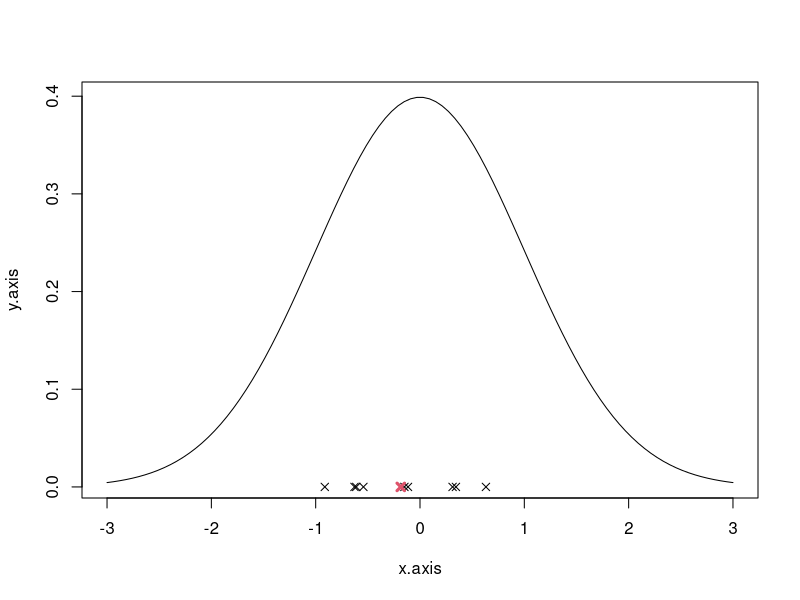
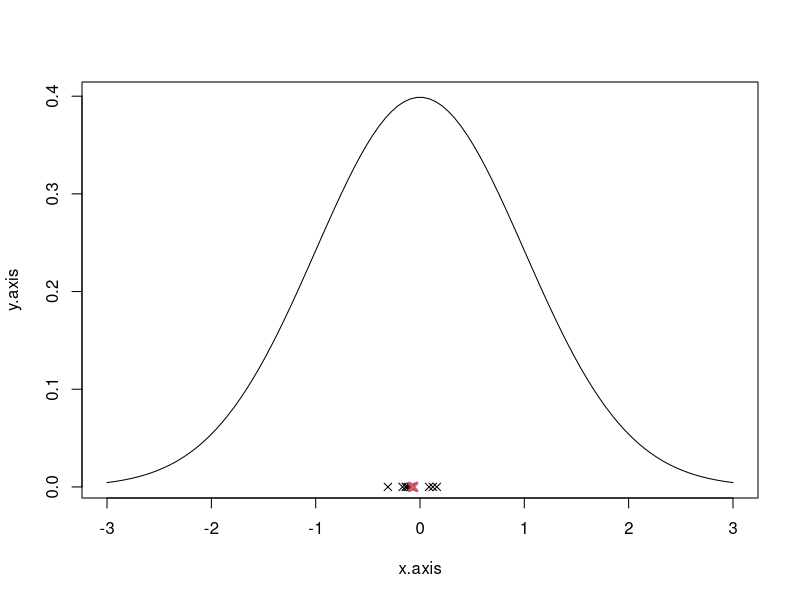
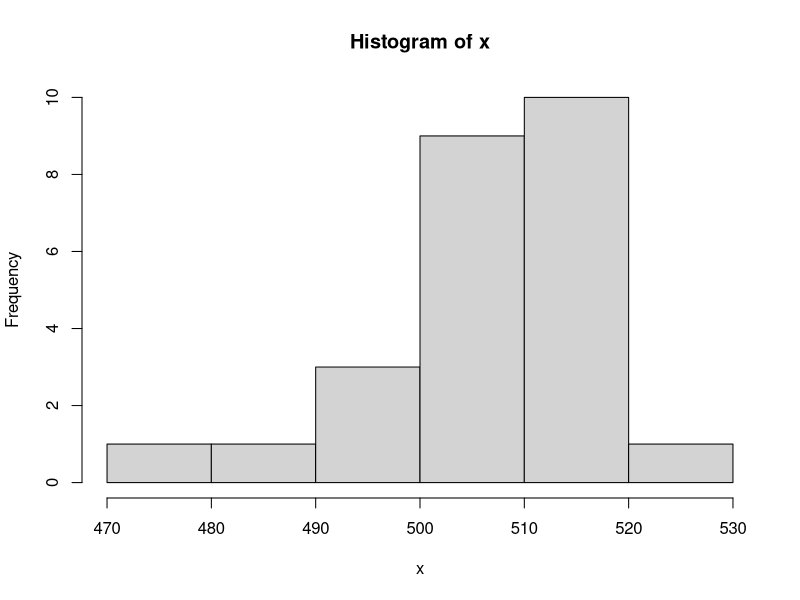
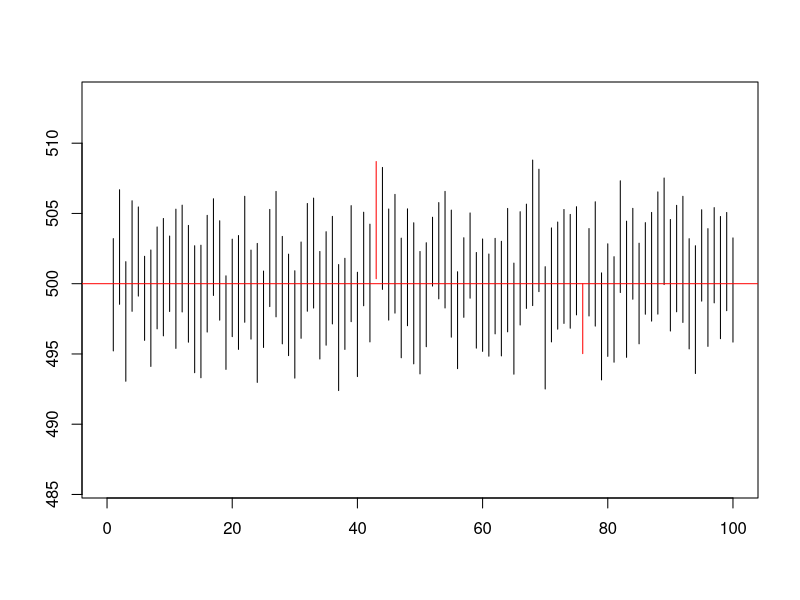

Generate these figures, in order, with R:
## ---- chunk 1
fib<-c(0,1)
# in R the vectors are index starting from 1
for(j in 3:10){
  fib[j]<-fib[j-1]+fib[j-2]
}
print(fib)
## ---- chunk 2

# Sample creation
M<-rnorm(n = 5, mean=0, sd=1) #variable to store the samples
for(j in 1:9){
  M<-cbind(M,rnorm(n = 5, mean=0, sd=1))
}
# Otherwise you can create an empty matrix 5x10 
# and then use a for loop to fill  it
# M<-matrix(NA, ncol = 10, nrow = 5)
# for(j in 1:10){
#   M[,j]<-rnorm(n = 5, mean=0, sd=1)
# }

# Calculate the mean of each sample

M_col_mean<-c()
for(j in 1:10){
  M_col_mean[j]<-mean(M[,j])
}
# Otherwise using the apply function
# we apply the function mean over each column of the matrix M
#M_col_mean<-apply(M, 2, mean)

# Calculate the mean of the means
M_mean<-mean(M_col_mean)
M_col_mean
M_mean
## ---- chunk 3
x.axis = seq(-3, 3, length.out=100)
y.axis = dnorm(x.axis, mean=0, sd=1)
plot(x.axis, y.axis, type="l")
for(i in 1:10) {
  points(M_col_mean[i], y = 0, pch=4)
}
points(M_mean, y = 0, pch=4, col=2, lwd=3)
## ---- chunk 4
M<-rnorm(n = 25, mean=0, sd=1) #variable to store the samples
for(j in 1:9){
  M<-cbind(M,rnorm(n = 25, mean=0, sd=1))
}

# Calculate the mean of each sample
M_col_mean<-apply(M, 2, mean)

# Calculate the mean of the means
M_mean<-mean(M_col_mean)

# plot
x.axis = seq(-3, 3, length.out=100)
y.axis = dnorm(x.axis, mean=0, sd=1)
plot(x.axis, y.axis, type="l")
for(i in 1:10) {
  points(M_col_mean[i], y = 0, pch=4)
}
points(M_mean, y = 0, pch=4, col=2, lwd=3)
## ---- chunk 5
x<-read.table("./data/study3.csv",sep=";",header = TRUE)[[1]] # the values are separated by ; in the csv file
hist(x,breaks = 7)
## ---- chunk 6
N=25
alpha = 0.05
MEAN = mean(x)
s = sd(x)
SEM = s / sqrt(N) # standard error of the mean
Z = qnorm(1 - alpha / 2, 0, 1)# calculate the critical values
lower_bound<-MEAN - Z * SEM # Lower Bound
upper_bound<-MEAN + Z * SEM # Upper Bound
print(paste0('the confidence interval is [',round(lower_bound,2),',',round(upper_bound,2),']'))
## ---- chunk 7
# generate the data
M<-rnorm(n = 25, mean=500, sd=10) #variable to store the samples
for(j in 1:99){
  M<-cbind(M,rnorm(n = 25, mean=500, sd=10))
}

M_conf<-matrix(nrow=2,ncol=100)

for(j in 1:100){
  MEAN<-mean(M[,j])
  SEM<-sd(M[,j])/sqrt(25)
  z<-qnorm(1 - 0.05 / 2, 0, 1)
  M_conf[1,j]<-MEAN - Z * SEM # Lower Bound
  M_conf[2,j]<-MEAN + Z * SEM # Upper Bound
}

# percentage of interval that contains the true value for the mean
sum((M_conf[1,]<=500 & 500<=M_conf[2,]))/100

#EXTRA
# usage of if else statement to give the color to the segments
plot.new()
plot(1, type = "n", xlab = "", ylab = "",xlim = c(0, 100), ylim = c(min(M_conf[1,j])-10, max(M_conf[2,j])+10))
for(j in 1:100){
  segments(x0=j,y0=M_conf[1,j],x1=j,y1=M_conf[2,j],col=ifelse((M_conf[1,j]<=500 & 500<=M_conf[2,j]),'black','red'))
}
abline(h=500,col='red')
